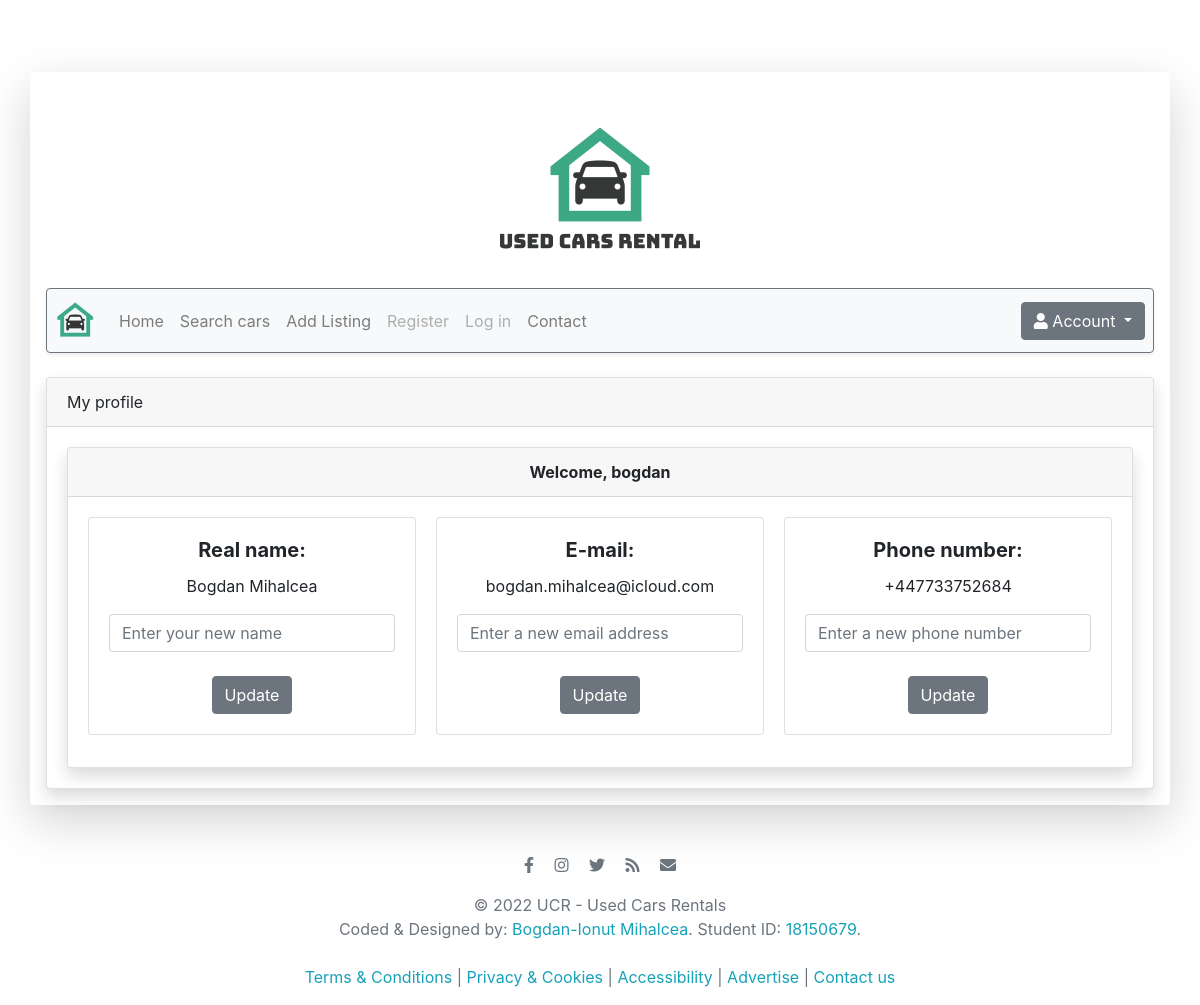
The app's page /profile.php (signed in) with its own data.
### tables this page shows
CREATE TABLE `user` (
  `id` int(11) NOT NULL,
  `username` varchar(50) NOT NULL,
  `password` varchar(255) NOT NULL,
  `email` varchar(60) NOT NULL,
  `real_name` varchar(50) NOT NULL,
  `phone_number` varchar(15) NOT NULL,
  `admin_access` bit(1) NOT NULL DEFAULT b'0'
);

### inc/functions.php (called while the page is built, shortened)
<?php
	require_once 'config.php';
	function verify_admin($id){
		global $db;
		$select_stmt=$db->prepare("SELECT * FROM user WHERE id=:uid AND admin_access=1");
		$select_stmt->execute(array(':uid'=>$id));
		$row=$select_stmt->fetch(PDO::FETCH_ASSOC);
		if($select_stmt->rowCount()>0)
			return true;
		else return false;
	}
?>

### profile.php (the view, shortened to what this page needs)
<!doctype html>
<html lang="en">
	<head>
		<link rel="stylesheet" href="css/bootstrap.min.css">
		<link href="css/fontawesome.min.css" rel="stylesheet">
		<link href="css/bootstrap-datepicker.min.css" rel="stylesheet"/>
		<link rel="stylesheet" href="css/main.css">
	</head>
	<body>
		<br><br><br>
		<div class="container shadow-lg p-3 mb-5 bg-white rounded">
			<div class="row justify-content-center">
				<img src="img/logo.png"></img>
			</div>
			<?php include "inc/navbar.php"; ?>
			<div class="card shadow">
				<div class="card-header">
					My profile
				</div>
				<div class="card-body">
					<div class="card shadow">
						<div class="card-header">
							<strong><div align="center">Welcome, <?php echo $row['username']; ?></div></strong>
						</div>
						<div class="card-body">
							<div class="card-columns">
								<div class="card text-center">
									<div class="card-body">
										<h5 class="card-title"><strong>Real name:</strong></h5>
										<p class="card-text"><?php echo $row['real_name'];?></p>
										<form method="post">
											<input type="text" class="form-control" name="update_real_name_txt" placeholder="Enter your new name"><br>
											<button type="submit" name="btn_update_real_name" class="btn btn-secondary">Update</button>
										</form>
									</div>
								</div>
								<div class="card text-center">
									<div class="card-body">
										<h5 class="card-title"><strong>E-mail:</strong></h5>
										<p class="card-text"><?php echo $row['email'];?></p>
											<form method="post">
												<input type="text" class="form-control" name="update_email_txt" placeholder="Enter a new email address"><br>
												<button type="submit" name="btn_update_email" class="btn btn-secondary">Update</button>
											</form>
									</div>
								</div>
								<div class="card text-center">
									<div class="card-body">
										<h5 class="card-title"><strong>Phone number:</strong></h5>
										<p class="card-text"><?php echo $row['phone_number'];?></p>
											<form method="post">
												<input type="text" class="form-control" name="update_phone_txt" placeholder="Enter a new phone number"><br>
												<button type="submit" name="btn_update_phone" class="btn btn-secondary">Update</button>
											</form>
									</div>
								</div>
							</div>
						</div>
					</div>
				</div>
			</div>
		</div>
		<?php include "inc/footer.php";?>
	</body>
</html>

### records on screen
user: username "bogdan", real_name "Bogdan Mihalcea", email "bogdan.mihalcea@icloud.com", phone_number "+447733752684"
